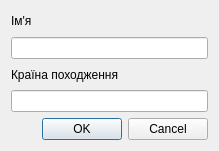
<?xml version="1.0" encoding="UTF-8"?>
<ui version="4.0">
 <class>Dialog</class>
 <widget class="QDialog" name="Dialog">
  <property name="geometry">
   <rect>
    <x>0</x>
    <y>0</y>
    <width>219</width>
    <height>151</height>
   </rect>
  </property>
  <property name="windowTitle">
   <string>Dialog</string>
  </property>
  <layout class="QVBoxLayout" name="verticalLayout">
   <item>
    <widget class="QLabel" name="label">
     <property name="text">
      <string>Ім'я</string>
     </property>
    </widget>
   </item>
   <item>
    <widget class="QLineEdit" name="name"/>
   </item>
   <item>
    <widget class="QLabel" name="label_2">
     <property name="text">
      <string>Країна походження</string>
     </property>
    </widget>
   </item>
   <item>
    <widget class="QLineEdit" name="country"/>
   </item>
   <item>
    <widget class="QDialogButtonBox" name="buttonBox">
     <property name="orientation">
      <enum>Qt::Horizontal</enum>
     </property>
     <property name="standardButtons">
      <set>QDialogButtonBox::Cancel|QDialogButtonBox::Ok</set>
     </property>
    </widget>
   </item>
  </layout>
 </widget>
 <resources/>
 <connections>
  <connection>
   <sender>buttonBox</sender>
   <signal>accepted()</signal>
   <receiver>Dialog</receiver>
   <slot>accept()</slot>
   <hints>
    <hint type="sourcelabel">
     <x>248</x>
     <y>254</y>
    </hint>
    <hint type="destinationlabel">
     <x>157</x>
     <y>274</y>
    </hint>
   </hints>
  </connection>
  <connection>
   <sender>buttonBox</sender>
   <signal>rejected()</signal>
   <receiver>Dialog</receiver>
   <slot>reject()</slot>
   <hints>
    <hint type="sourcelabel">
     <x>316</x>
     <y>260</y>
    </hint>
    <hint type="destinationlabel">
     <x>286</x>
     <y>274</y>
    </hint>
   </hints>
  </connection>
 </connections>
</ui>
